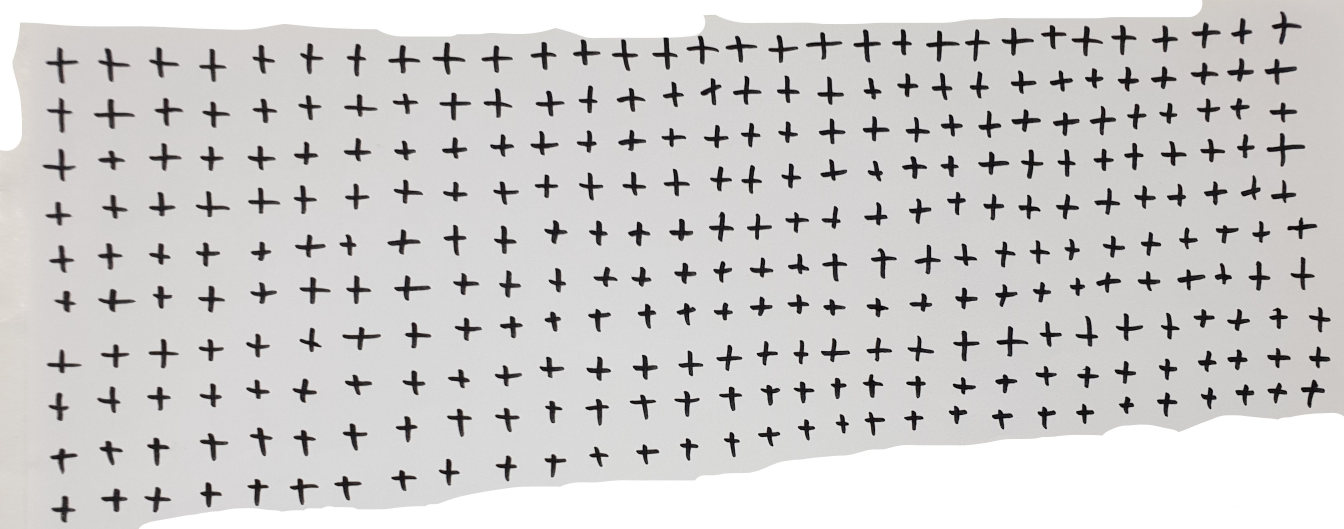
#> input picture pictures_for_base/+.jpg, 4032 x 1587 px, given in place of the camera (shown at 1/3 size)
$ python proba.py
#> lines starting #> are read from the running program, lines starting #| are printed output that depends on the picture; after the words box and inside, x2 and y2 are one past the last pixel; in counts of white or black regions, pixels touching at a corner belong together
import cv2
import sys

sys.setrecursionlimit(5000)

video=cv2.VideoCapture(0)
high=0
low=0
left=0
right=0
def floodfill(matrix,x,y,m):
    global high
    global low
    global left
    global right
    if x+1<len(matrix):
        if matrix[x+1][y]==0 and m[x+1][y]==False:
            m[x+1][y]=True
            low=max(low,x+1)
            floodfill(matrix,x+1,y,m)
    if x>0:
        if matrix[x-1][y]==0 and m[x-1][y]==False:
            m[x-1][y]=True
            high=min(high,x-1)
            floodfill(matrix,x-1,y,m)
    if y+1<len(matrix[0]):
        if matrix[x][y+1]==0 and m[x][y+1]==False:
            m[x][y+1]=True
            right=max(right,y+1)
            floodfill(matrix,x,y+1,m)
    if y>0:
        if matrix[x][y-1]==0 and m[x][y-1]==False:
            m[x][y-1]=True
            left=min(left,y-1)
            floodfill(matrix,x,y-1,m)
t,frame=video.read()
#> frame is the input picture: shape (1587, 4032, 3); mean B, G, R 203.4, 204.2, 205.7
if t:
    gray=cv2.cvtColor(frame,cv2.COLOR_BGR2GRAY)
cv2.imshow('Capturing',gray)
cv2.waitKey(0)
gray = cv2.medianBlur(gray,5)
thresh=cv2.adaptiveThreshold(gray,255,cv2.ADAPTIVE_THRESH_GAUSSIAN_C,\
            cv2.THRESH_BINARY,11,2)
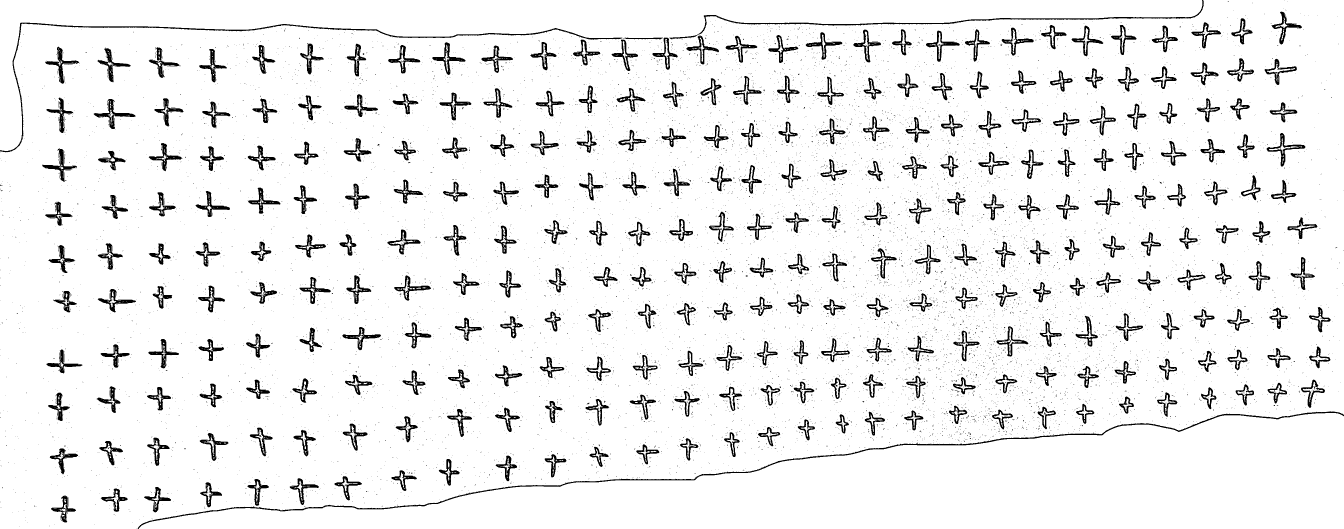
#> thresh: shape (1587, 4032) (shown at 1/3 size); 93.3% white; 12395 black regions (12083 under 20 px), largest, box (x1, y1, x2, y2) and area: (413, 1234, 4032, 1587) 13619, (0, 68, 1867, 457) 8243, (2008, 0, 3611, 118) 6228
lmao=gray
w=thresh & False
#> w: shape (1587, 4032); every value is 0
'''for x in range(len(thresh)):
    for y in range(len(thresh[0])):
        if thresh[x][y]:
                thresh[x][y]=255
                lmao[x][y]=255
        else:
                thresh[x][y]=0
                lmao[x][y]=0'''
gray=gray[70:410,:]
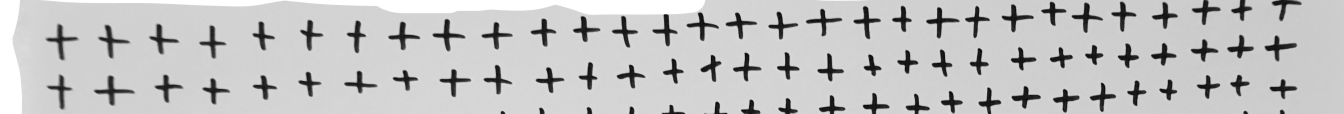
#> gray: shape (340, 4032) (shown at 1/3 size); min 5, max 255, mean 194
thresh=thresh[70:410,:]
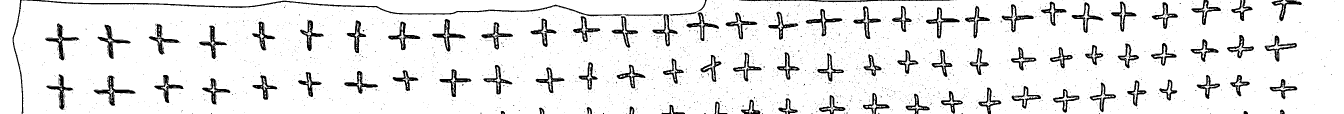
#> thresh: shape (340, 4032) (shown at 1/3 size); 91.2% white; 2630 black regions (2541 under 20 px), largest, box (x1, y1, x2, y2) and area: (37, 0, 1867, 340) 7847, (282, 227, 407, 317) 2131, (136, 70, 237, 181) 2003
cv2.imshow('Capturing',thresh)
cv2.waitKey(0)
a=[]
for x in range(len(thresh)):
    for y in range(len(thresh[x])):
        if thresh[x][y]==0 and w[x][y]==False:
            high=x
            low=x
            right=y
            left=y
            try:
                floodfill(thresh,x,y,w)
                #ch=gray[high:low,left:right]
                if low-high>10:
                    a.append([high,low,left,right])
                '''ch=cv2.resize(ch,(50,50))
                cv2.imshow('skdjkjlas',ch)
                cv2.waitKey(0)'''
            except:
                pass
#> this loop made 340 passes
a=sorted(a,key=lambda x:x[2])
print(a)
#> (printed output is left out)
cv2.cv2.destroyAllWindows()

$ run again, on pictures_for_base/-.jpg
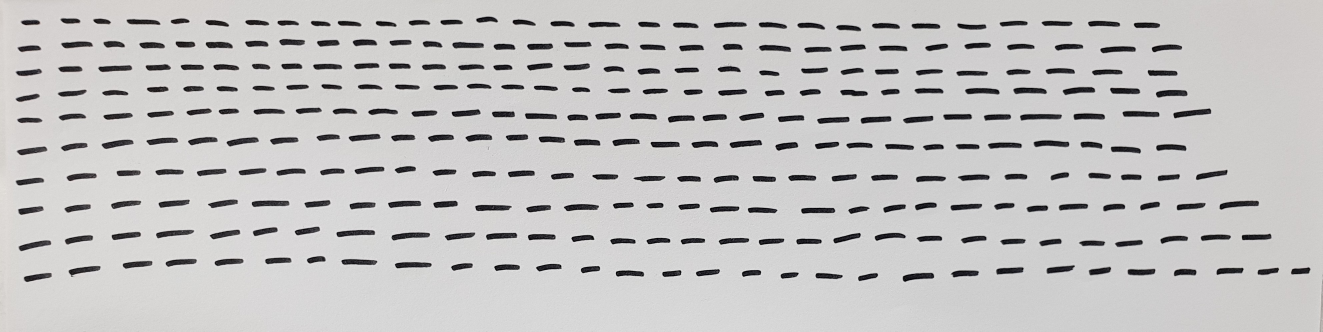
#> input picture pictures_for_base/-.jpg, 3967 x 995 px, given in place of the camera (shown at 1/3 size)
#> frame is the input picture: shape (995, 3967, 3); mean B, G, R 194, 194.3, 195.4
#> `thresh=cv2.adaptiveThreshold(gray,255,cv2.ADAPTIVE_THRESH_GAUSSIAN_C,\..`:
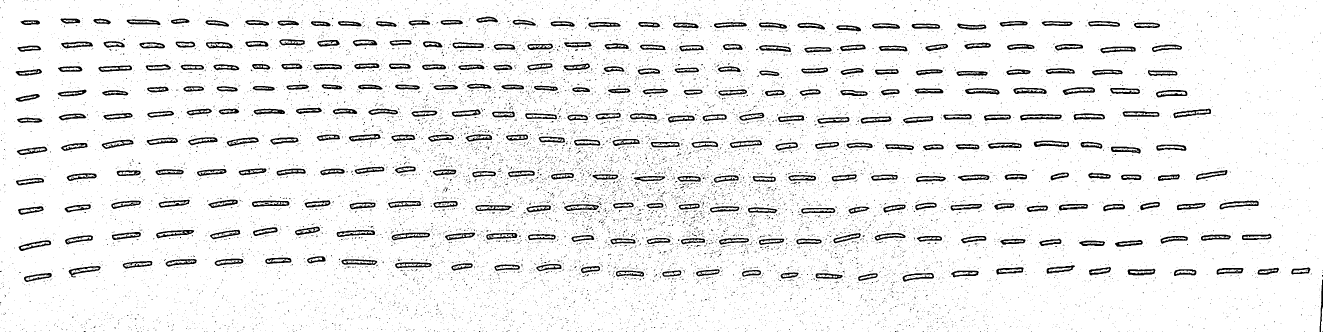
#> thresh: shape (995, 3967) (shown at 1/3 size); 92.6% white; 20688 black regions (20331 under 20 px), largest, box (x1, y1, x2, y2) and area: (3060, 342, 3185, 362) 1342, (3659, 602, 3776, 628) 1210, (756, 602, 868, 621) 1207
#> w: shape (995, 3967); every value is 0
#> `thresh=thresh[70:410,:]`:
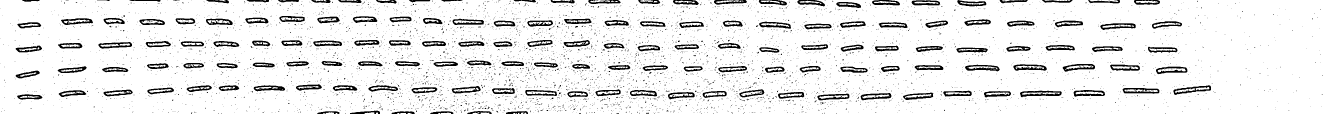
#> thresh: shape (340, 3967) (shown at 1/3 size); 90.8% white; 6383 black regions (6221 under 20 px), largest, box (x1, y1, x2, y2) and area: (3060, 272, 3185, 292) 1342, (3520, 256, 3633, 285) 1176, (3368, 264, 3478, 281) 1146
#> the loop `for x in range(len(thresh)):` made 340 passes
#> (printed output is left out)

$ run again, on pictures_for_base/0.jpg
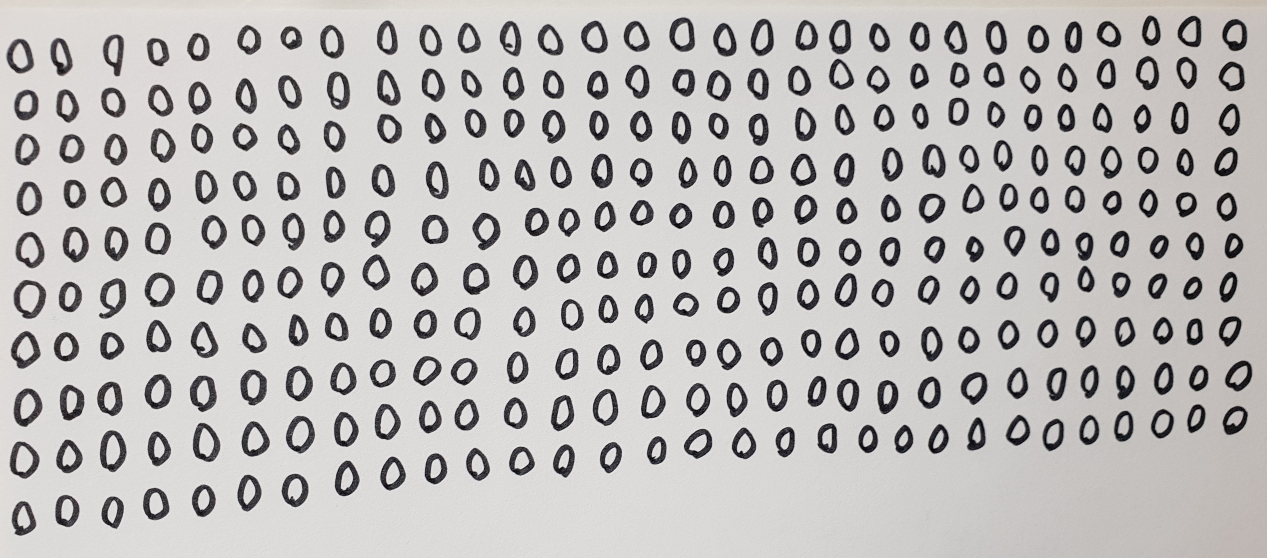
#> input picture pictures_for_base/0.jpg, 3799 x 1673 px, given in place of the camera (shown at 1/3 size)
#> frame is the input picture: shape (1673, 3799, 3); mean B, G, R 184.5, 185.7, 187.8
#> `thresh=cv2.adaptiveThreshold(gray,255,cv2.ADAPTIVE_THRESH_GAUSSIAN_C,\..`:
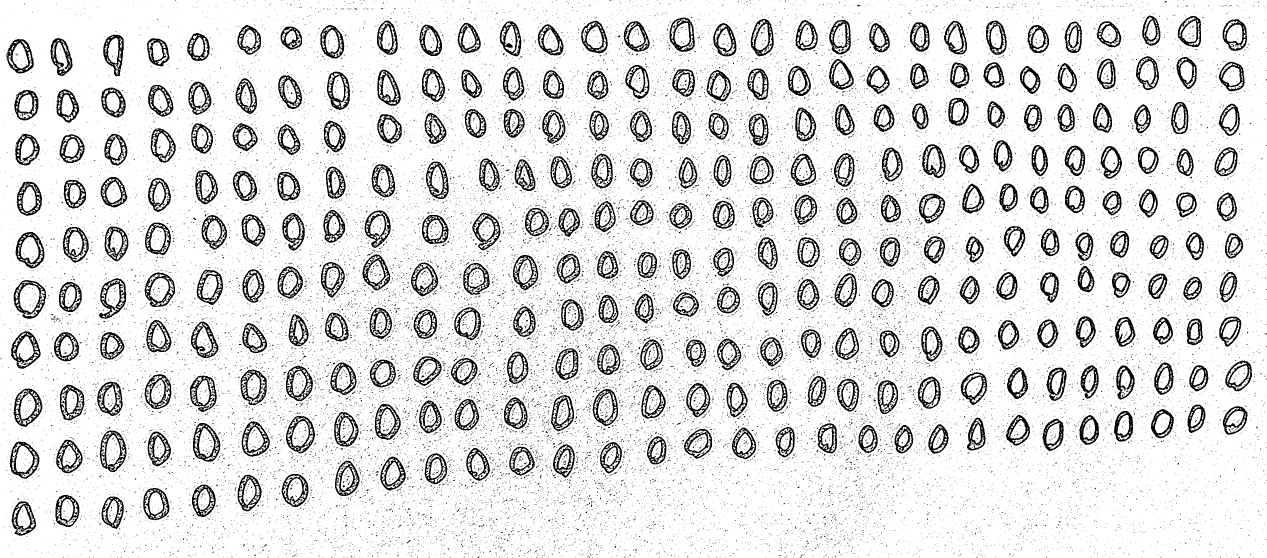
#> thresh: shape (1673, 3799) (shown at 1/3 size); 87.3% white; 41417 black regions (40882 under 20 px), largest, box (x1, y1, x2, y2) and area: (41, 840, 138, 956) 3335, (297, 835, 379, 956) 3331, (41, 1166, 127, 1280) 3292
#> w: shape (1673, 3799); every value is 0
#> `thresh=thresh[70:410,:]`:
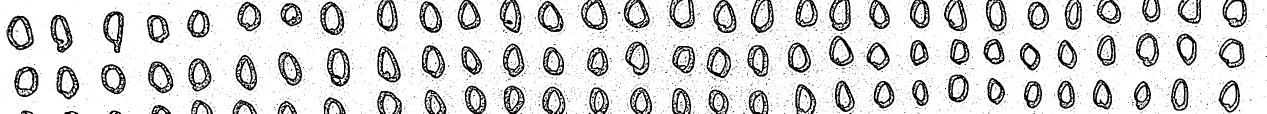
#> thresh: shape (340, 3799) (shown at 1/3 size); 84.7% white; 5723 black regions (5615 under 20 px), largest, box (x1, y1, x2, y2) and area: (981, 145, 1050, 260) 2952, (19, 47, 101, 151) 2940, (309, 34, 372, 159) 2893
#> the loop `for x in range(len(thresh)):` made 340 passes
#> (printed output is left out)

$ run again, on pictures_for_base/1.jpg
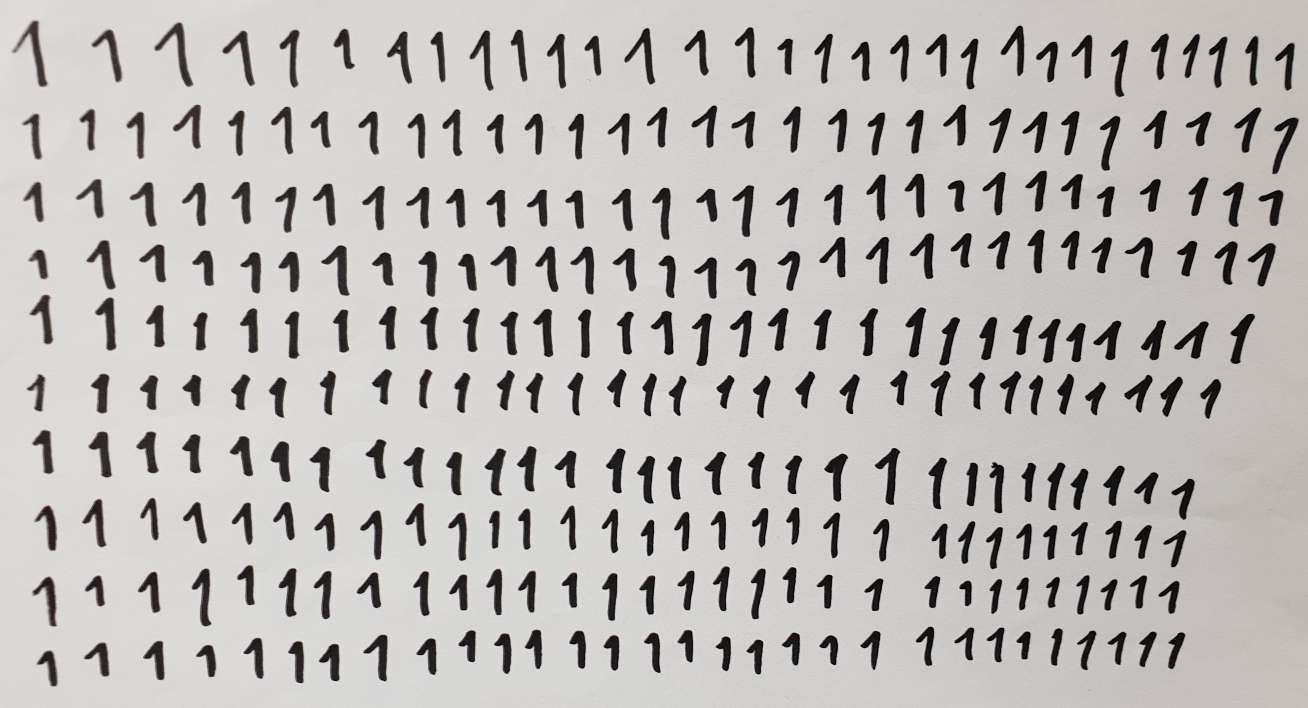
#> input picture pictures_for_base/1.jpg, 3924 x 2124 px, given in place of the camera (shown at 1/3 size)
#> frame is the input picture: shape (2124, 3924, 3); mean B, G, R 183.9, 186, 188.3
#> `thresh=cv2.adaptiveThreshold(gray,255,cv2.ADAPTIVE_THRESH_GAUSSIAN_C,\..`:
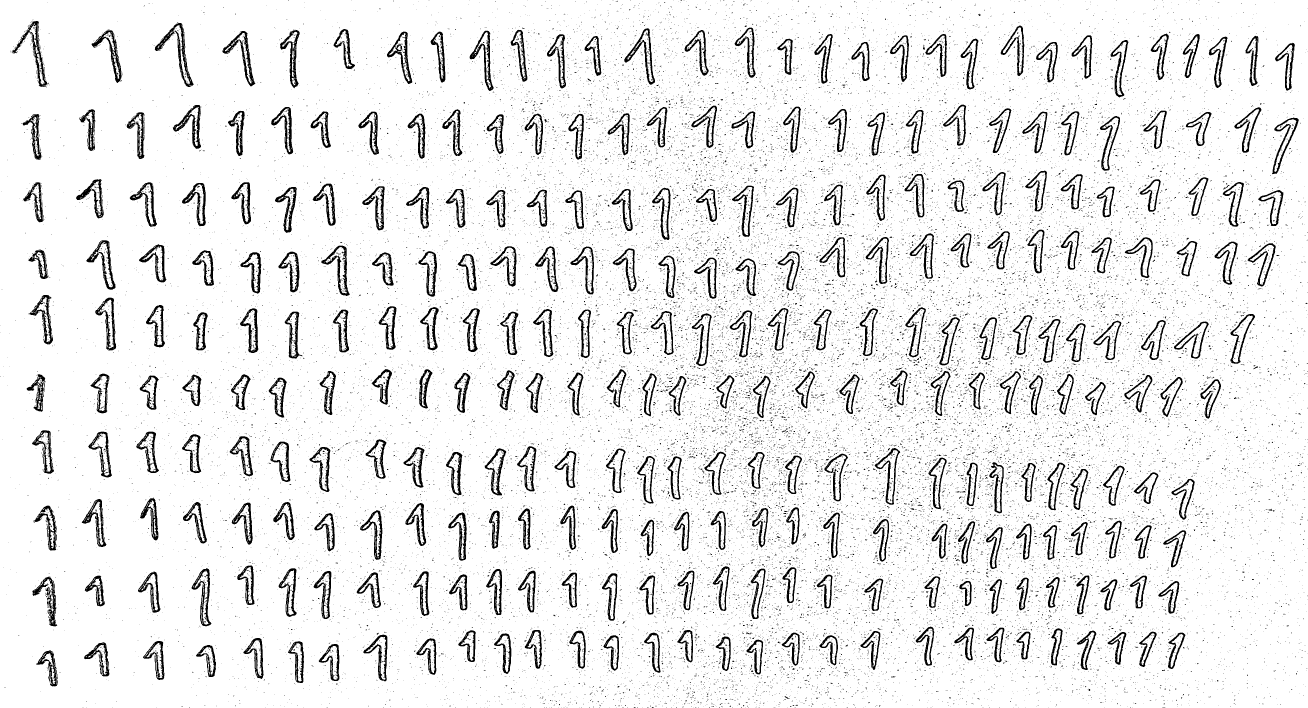
#> thresh: shape (2124, 3924) (shown at 1/3 size); 91.8% white; 41981 black regions (41471 under 20 px), largest, box (x1, y1, x2, y2) and area: (464, 69, 581, 261) 3788, (35, 63, 141, 261) 3359, (667, 93, 766, 259) 3220
#> w: shape (2124, 3924); every value is 0
#> `thresh=thresh[70:410,:]`:
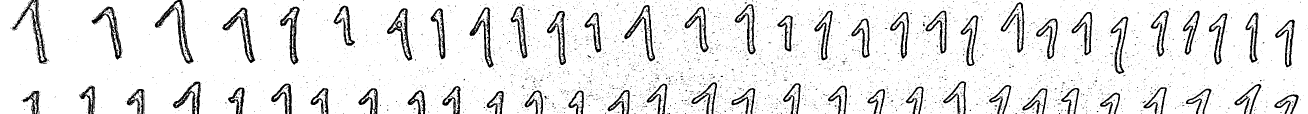
#> thresh: shape (340, 3924) (shown at 1/3 size); 91% white; 4832 black regions (4754 under 20 px), largest, box (x1, y1, x2, y2) and area: (464, 0, 581, 191) 3780, (667, 23, 766, 189) 3220, (35, 0, 141, 191) 3216
#> the loop `for x in range(len(thresh)):` made 340 passes
#> (printed output is left out)
